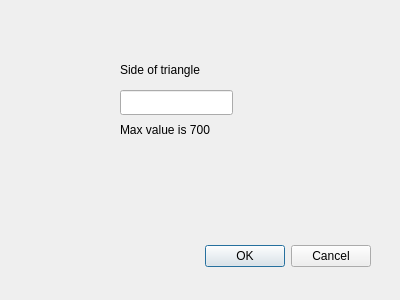
<?xml version="1.0" encoding="UTF-8"?>
<ui version="4.0">
 <class>TriangleDialog</class>
 <widget class="QDialog" name="TriangleDialog">
  <property name="geometry">
   <rect>
    <x>0</x>
    <y>0</y>
    <width>400</width>
    <height>300</height>
   </rect>
  </property>
  <property name="windowTitle">
   <string>Dialog</string>
  </property>
  <widget class="QDialogButtonBox" name="buttonBox">
   <property name="geometry">
    <rect>
     <x>30</x>
     <y>240</y>
     <width>341</width>
     <height>32</height>
    </rect>
   </property>
   <property name="orientation">
    <enum>Qt::Horizontal</enum>
   </property>
   <property name="standardButtons">
    <set>QDialogButtonBox::Cancel|QDialogButtonBox::Ok</set>
   </property>
  </widget>
  <widget class="QLabel" name="label">
   <property name="geometry">
    <rect>
     <x>120</x>
     <y>60</y>
     <width>171</width>
     <height>20</height>
    </rect>
   </property>
   <property name="text">
    <string>Side of triangle</string>
   </property>
  </widget>
  <widget class="QLabel" name="label_2">
   <property name="geometry">
    <rect>
     <x>120</x>
     <y>120</y>
     <width>131</width>
     <height>20</height>
    </rect>
   </property>
   <property name="text">
    <string>Max value is 700</string>
   </property>
  </widget>
  <widget class="QLineEdit" name="lineEdit">
   <property name="geometry">
    <rect>
     <x>120</x>
     <y>90</y>
     <width>113</width>
     <height>25</height>
    </rect>
   </property>
  </widget>
 </widget>
 <resources/>
 <connections>
  <connection>
   <sender>buttonBox</sender>
   <signal>accepted()</signal>
   <receiver>TriangleDialog</receiver>
   <slot>accept()</slot>
   <hints>
    <hint type="sourcelabel">
     <x>248</x>
     <y>254</y>
    </hint>
    <hint type="destinationlabel">
     <x>157</x>
     <y>274</y>
    </hint>
   </hints>
  </connection>
  <connection>
   <sender>buttonBox</sender>
   <signal>rejected()</signal>
   <receiver>TriangleDialog</receiver>
   <slot>reject()</slot>
   <hints>
    <hint type="sourcelabel">
     <x>316</x>
     <y>260</y>
    </hint>
    <hint type="destinationlabel">
     <x>286</x>
     <y>274</y>
    </hint>
   </hints>
  </connection>
 </connections>
</ui>
